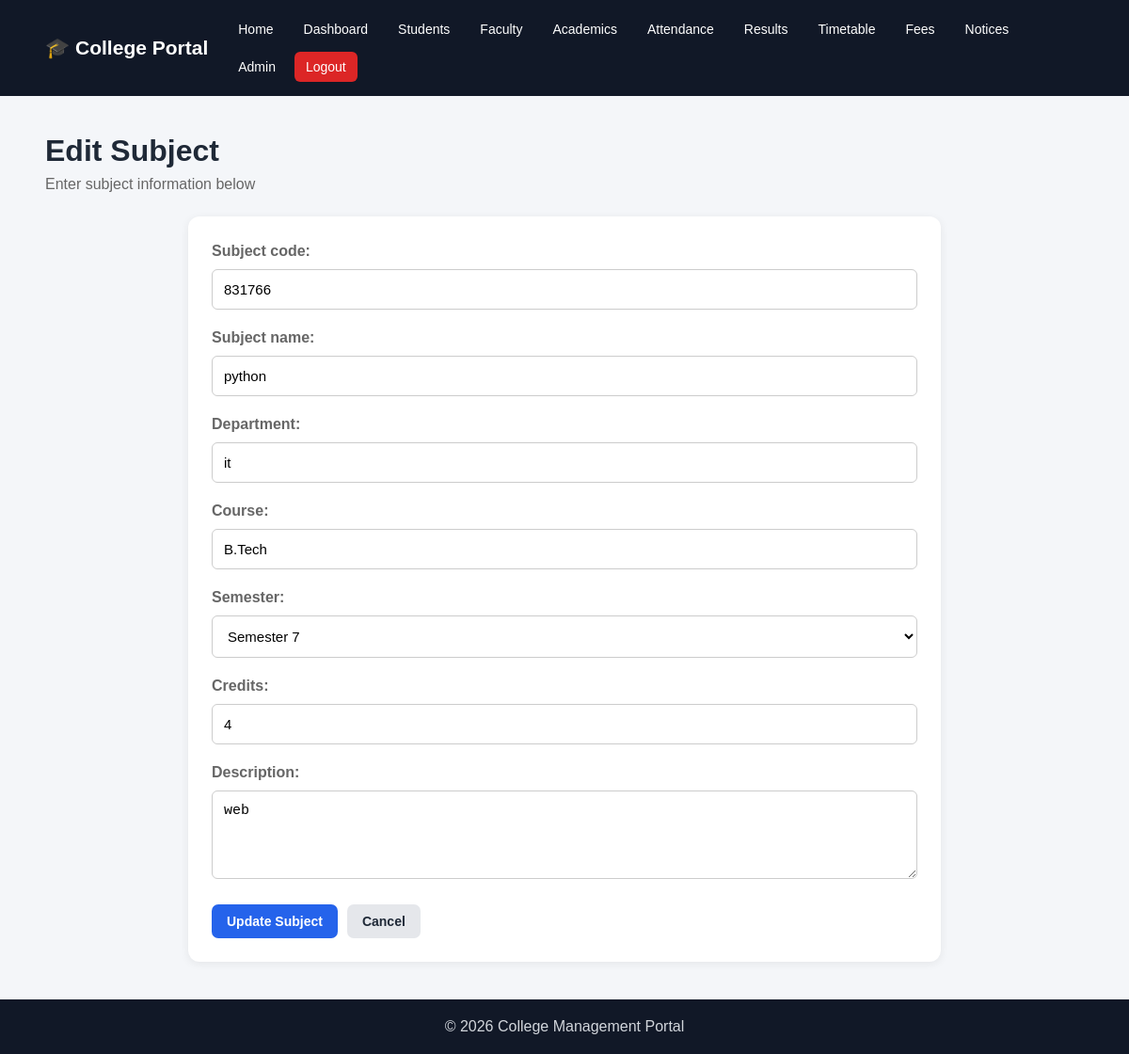
Page /academics/2/edit/ (signed in) on the committed database.
### academics/models.py (models this page shows, shortened)
class Subject(models.Model):
    SEMESTER_CHOICES = [
        ('1', 'Semester 1'),
        ('2', 'Semester 2'),
        ('3', 'Semester 3'),
        ('4', 'Semester 4'),
        ('5', 'Semester 5'),
        ('6', 'Semester 6'),
        ('7', 'Semester 7'),
        ('8', 'Semester 8'),
    ]
    subject_code = models.CharField(
        max_length=20,
        unique=True
    )
    subject_name = models.CharField(
        max_length=150
    )
    department = models.CharField(
        max_length=100
    )
    course = models.CharField(
        max_length=100
    )
    semester = models.CharField(
        max_length=1,
        choices=SEMESTER_CHOICES
    )
    credits = models.IntegerField()
    description = models.TextField(
        blank=True
    )
    created_at = models.DateTimeField(
        auto_now_add=True
    )

### academics/views.py (the view)
@login_required
def subject_update(request, pk):
    subject = get_object_or_404(
        Subject,
        pk=pk
    )
    if request.method == 'POST':
        form = SubjectForm(
            request.POST,
            instance=subject
        )
        if form.is_valid():
            form.save()
            return redirect(
                'academics_home'
            )
    else:
        form = SubjectForm(
            instance=subject
        )
    return render(
        request,
        'academics/subject_form.html',
        {
            'form': form,
            'subject': subject
        }
    )

### academics/forms.py
class SubjectForm(forms.ModelForm):
    class Meta:
        model = Subject
        fields = [
            'subject_code',
            'subject_name',
            'department',
            'course',
            'semester',
            'credits',
            'description',
        ]
        widgets = {
            'description': forms.Textarea(
                attrs={
                    'rows': 4
                }
            ),
        }

### templates/academics/subject_form.html (shortened to what this page needs)
{% extends 'base.html' %}
{% block content %}
<div class="page-header">
    <div>
        <h1>
            {% if subject %}
            Edit Subject
            {% else %}
            Add Subject
            {% endif %}
        </h1>
        <p>
            Enter subject information below
        </p>
    </div>
</div>
<div class="card form-card">
    <form method="POST">
        {{ form.as_p }}
        <div class="form-buttons">
            <button
                type="submit"
                class="btn-primary">
                {% if subject %}
                Update Subject
                {% else %}
                Add Subject
                {% endif %}
            </button>
            <a
                href="{% url 'academics_home' %}"
                class="btn-secondary">
                Cancel
            </a>
        </div>
    </form>
</div>
{% endblock %}

### static/css/style.css (style rules this page uses)
* { margin: 0; padding: 0; box-sizing: border-box; }
body { font-family: Arial, sans-serif; background: #f5f7fb; color: #222; }
.card { background: white; padding: 25px; border-radius: 12px; box-shadow: 0 3px 15px rgba(0, 0, 0, 0.08); }
.card p { color: #666; line-height: 1.5; }
.page-header { display: flex; justify-content: space-between; align-items: center; margin: 40px 0 25px; }
.page-header h1 { font-size: 32px; margin-bottom: 8px; }
.page-header p { color: #666; }
.form-card { max-width: 800px; margin: 0 auto; }
.form-card form p { margin-bottom: 18px; }
.form-card label { display: block; font-weight: bold; margin-bottom: 7px; }
.form-card input, .form-card select, .form-card textarea { width: 100%; padding: 12px; border: 1px solid #ccc; border-radius: 6px; font-size: 15px; }
.form-buttons { margin-top: 25px; display: flex; gap: 10px; flex-wrap: wrap; }
.btn-primary, .btn-secondary, .btn-danger { display: inline-block; padding: 11px 20px; border-radius: 6px; text-decoration: none; border: none; cursor: pointer; font-size: 15px; font-weight: bold; }
.btn-primary { background: #2563eb; color: white; }
.btn-secondary { background: #64748b; color: white; }
* { box-sizing: border-box; }
body { margin: 0; font-family: Arial, Helvetica, sans-serif; background: #f4f6f9; color: #1f2937; }
a { text-decoration: none; }
.card { background: white; border-radius: 12px; padding: 25px; margin-bottom: 25px; box-shadow: 0 2px 10px rgba(0, 0, 0, 0.07); }
.btn-primary, .btn-secondary, .btn-danger { display: inline-block; border: none; padding: 10px 16px; border-radius: 7px; cursor: pointer; font-size: 14px; font-weight: 600; }
.btn-secondary { background: #e5e7eb; color: #1f2937; }
input, select, textarea { width: 100%; padding: 11px 12px; border: 1px solid #d1d5db; border-radius: 7px; font-size: 14px; background: white; }
.form-buttons { display: flex; gap: 10px; margin-top: 20px; }

### rows in the picture
Subject: subject_code "831766", subject_name "python", department "it", course "B.Tech", semester "Semester 7", credits "4", description "web"
